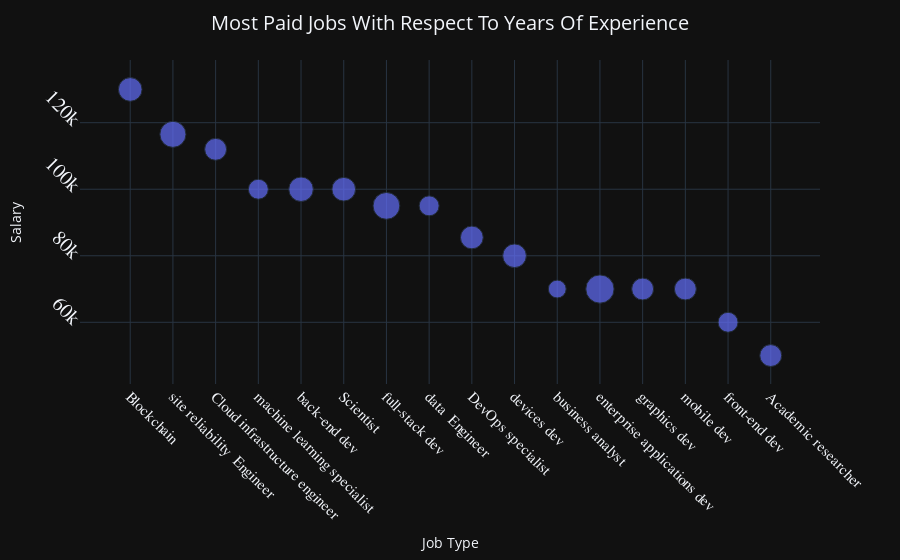

This figure's notebook cell:
### Code cell
jobs_salaries()

### Figure 1 — Plotly figure (JSON) as saved in the notebook; plotly's stock layout.template omitted (floating-point values rounded to 4 significant figures)
{"data": [{"hovertemplate": "x=%{x}<br>y=%{y}<br>size=%{marker.size}<extra></extra>", "legendgroup": "", "marker": {"color": "#636efa", "size": [7.0, 8.5, 6.0, 5.0, 7.5, 7.0, 9.0, 5.0, 6.5, 7.0, 4.0, 10.0, 6.0, 6.0, 5.0, 6.0], "sizemode": "area", "sizeref": 0.025, "symbol": "circle"}, "mode": "markers", "name": "", "orientation": "v", "showlegend": false, "x": ["Blockchain", "Engineer_site reliability", "Cloud infrastructure engineer", "Data scientist or machine learning specialist", "Developer_back-end", "Scientist", "Developer_full-stack", "Engineer_data", "DevOps specialist", "Developer_embedded applications or devices", "Data or business analyst", "Developer_desktop or enterprise applications", "Developer_game or graphics", "Developer_mobile", "Developer_front-end", "Academic researcher"], "xaxis": "x", "y": [130000.0, 116500.0, 112000.0, 100000.0, 100000.0, 100000.0, 95000.0, 95000.0, 85500.0, 80000.0, 70000.0, 70000.0, 70000.0, 70000.0, 60000.0, 50000.0], "yaxis": "y", "type": "scatter"}], "layout": {"xaxis": {"anchor": "y", "domain": [0.0, 1.0], "title": {"text": "Job Type"}, "tickfont": {"family": "Rockwell", "size": 15}, "tickangle": 45, "tickmode": "array", "ticktext": ["Blockchain", "site reliability  Engineer", "Cloud infrastructure engineer", "machine learning specialist", "back-end dev", "Scientist", "full-stack dev", "data  Engineer", "DevOps specialist", "devices dev", "business analyst", "enterprise applications dev", "graphics dev", "mobile dev", "front-end dev", "Academic researcher"], "tickvals": [0, 1, 2, 3, 4, 5, 6, 7, 8, 9, 10, 11, 12, 13, 14, 15]}, "yaxis": {"anchor": "x", "domain": [0.0, 1.0], "title": {"text": "Salary"}, "tickfont": {"family": "Rockwell", "size": 20}, "tickangle": 45}, "legend": {"tracegroupgap": 0, "itemsizing": "constant"}, "margin": {"t": 60}, "title": {"font": {"size": 20}, "text": "Most Paid Jobs With Respect To Years Of Experience", "x": 0.5}}}
